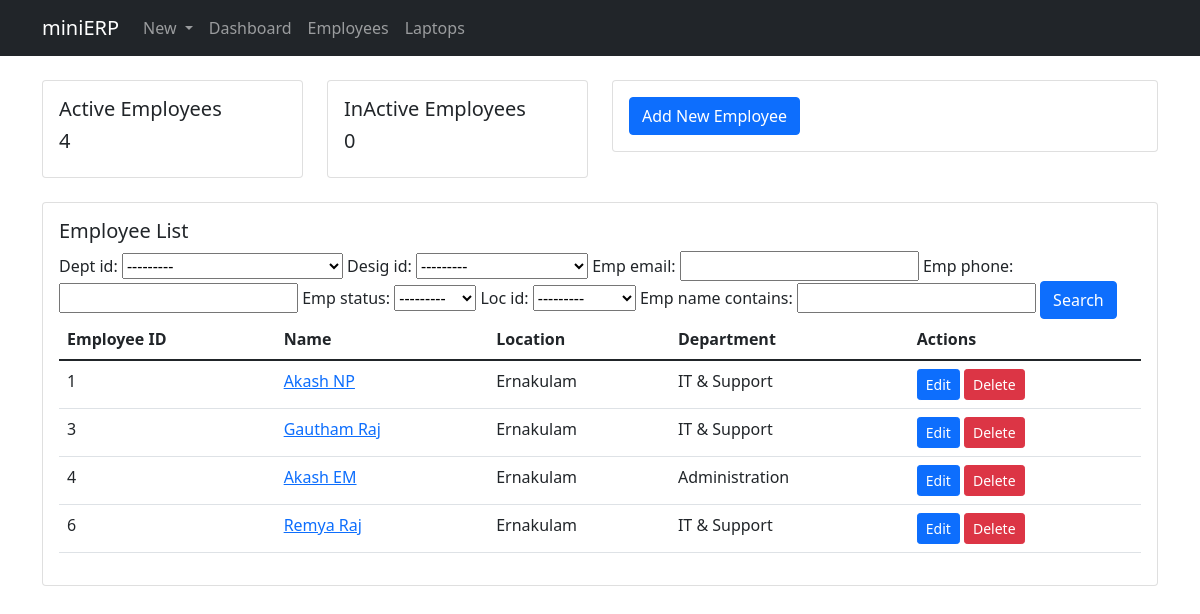
Page /dash_employees/ on the earlier database version.
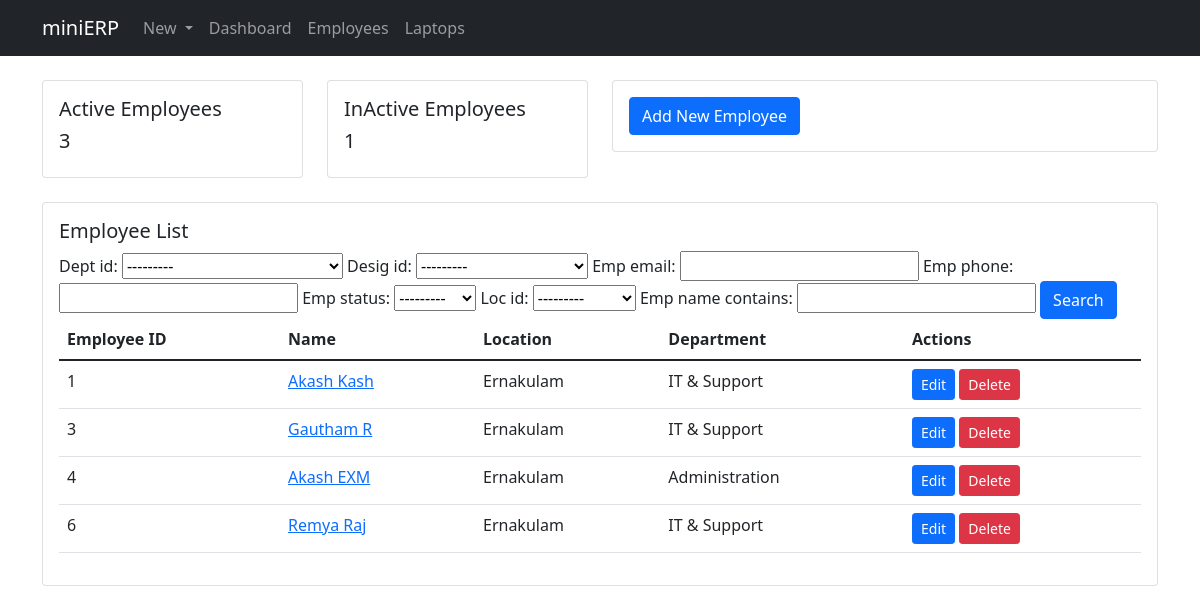
Same page on the later database version.
### hardware/models.py (models this page shows, shortened)
class Employee(models.Model):
    EMPLOYEE_STATUS = (
        ('Active', 'Active'),
        ('InActive', 'Inactive'),
    )
    emp_id = models.AutoField(primary_key=True, editable=False)
    dept_id = models.ForeignKey(Department, null=True, on_delete=models.SET_NULL)
    desig_id = models.ForeignKey(Designation, null=True, on_delete=models.SET_NULL)
    username = models.ForeignKey(User, null=True, on_delete=models.SET_NULL)
    emp_name = models.CharField(max_length=100, null=True)
    emp_email = models.CharField(max_length=100, null=True)
    emp_phone = models.IntegerField(null=True)
    emp_status = models.CharField(max_length=10, null=True, choices=EMPLOYEE_STATUS)
    loc_id = models.ForeignKey(Location, null=True, blank=False, on_delete=models.SET_NULL)
    emp_date_joined = models.DateField
    emp_date_exited = models.DateField
    emp_date_created = models.DateField(auto_now_add=True)
    history = HistoricalRecords()

class Location(models.Model):
    location_id = models.AutoField(primary_key=True, editable=False)
    location = models.CharField(max_length=20, null=True)
    def __str__(self):
        return self.location

class Department(models.Model):
    department_id = models.AutoField(primary_key=True, editable=False)
    dept_name = models.CharField(max_length=50, null=False, blank=False)
    def __str__(self):
        return self.dept_name

### hardware/views.py (the view)
# urls.py: path('dash_employees/', views.employees, name='dash_employees'),
def employees(request):
    employees = Employee.objects.all()
    active_emps = Employee.objects.filter(emp_status = 'Active').count()
    inactive_emps = Employee.objects.filter(emp_status = 'InActive').count()
    myFilter = EmployeeFilter(request.GET, queryset=employees)
    employees = myFilter.qs
    context = {'active_emps': active_emps, 'inactive_emps': inactive_emps, 'employees': employees,
    'myFilter':myFilter}
    return render(request, 'hardware/dash_employees.html', context)

### hardware/models.py (called while the page is built)
    def __str__(self):
        return self.designation

### hardware/templates/hardware/dash_employees.html
{% extends 'hardware/main.html' %}
{% block content %}
<div class="container">
    <div class="row">
        <div class="col-md-6">
            <div class="row">
                <div class="col-sm-6">
                  <div class="card">
                    <div class="card-body">
                      <h5 class="card-title">Active Employees</h5>
                      <h5>{{active_emps}}</h5>
                    </div>
                  </div>
                </div>
                <div class="col-sm-6">
                  <div class="card">
                    <div class="card-body">
                      <h5 class="card-title">InActive Employees</h5>
                      <h5>{{inactive_emps}}</h5>
                    </div>
                  </div>
                </div>
              </div>
            </div>
        <div class="col-md-6">
          <div class="card">
            <div class="card-body">
              <div class="card-text">
                <a class="btn btn-primary" href="{% url 'employee_add' %}">Add New Employee</a>
              </div>
            </div>
          </div>
        </div>
    </div>
    <div class="row my-4">
        <div class="col">
            <div class="card card-body">
                <h5 class="card-title">Employee List</h5>
                <form method="GET">
                  {{myFilter.form}}
                  <button class="btn btn-primary" type="submit">Search</button>
                </form>
                <table class="table table-stripped">
                    <thead>
                      <tr>
                        <th scope="col">Employee ID</th>
                        <th scope="col">Name</th>
                        <th scope="col">Location</th>
                        <th scope="col">Department</th>
                        <th scope="col">Actions</th>
                      </tr>
                    </thead>
                    <tbody>
                      {% for employee in employees %}
                      <tr>
                        <td>{{employee.emp_id}}</td>
                        <td><a href="{% url 'employee' pk=employee.emp_id %}">{{employee.emp_name}}</a></td>
                        <td>{{employee.loc_id}}</td>
                        <td>{{employee.dept_id}}</td>
                        <td><a class="btn btn-primary btn-sm" href="{% url 'employee_edit' pk=employee.emp_id %}">Edit</a> <a href="{% url 'employee_del' pk=employee.emp_id %}" class="btn btn-danger btn-sm">Delete</a></td>
                      </tr>
                      {% endfor %}
                    </tbody>
                </table>
            </div>
        </div>
    </div>
</div>
{% endblock %}

Differences in the rows shown:
changed Employee id 1: emp_name "Akash NP" → "Akash Kash"
changed Employee id 3: emp_name "Gautham Raj" → "Gautham R"
changed Employee "Administration": emp_name "Akash EM" → "Akash EXM"
Other differences:
{{ active_emps }}: "4" → "3"
{{ inactive_emps }}: "0" → "1"
